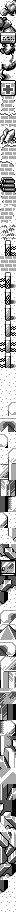

Rendered tile map (Tiled .tmx) drawn with the repository's tilesets; below, a short description and the full map source, tile grids included:
An orthogonal 2x114 tile map with 8x8 px tiles, 1 tile layer (metatiles), 3 tilesets.

<map orientation="orthogonal" renderorder="right-down" tilewidth="8" tileheight="8" width="2" height="114">
	<tileset firstgid="1" tilewidth="8" tileheight="8">
		<image source="../../../gfx/tilesets/image_16_75b0.png" />
	</tileset>
	<tileset firstgid="81" tilewidth="8" tileheight="8">
		<image source="../../../gfx/tilesets/image_16_7aa0.png" />
	</tileset>
	<tileset firstgid="129" tilewidth="8" tileheight="8">
		<image source="../../../gfx/tilesets/image_16_7da0.png" />
	</tileset>
	<layer id="1" name="metatiles" width="2" height="114">
		<data encoding="csv">
2, 4,
3, 5,
6, 8,
7, 9,
10, 12,
11, 13,
14, 16,
15, 17,
18, 20,
19, 21,
22, 24,
23, 25,
26, 28,
27, 29,
30, 32,
31, 33,
34, 36,
35, 37,
38, 40,
39, 41,
42, 43,
41, 44,
45, 47,
46, 48,
49, 51,
50, 52,
53, 55,
54, 56,
57, 59,
58, 60,
61, 63,
62, 64,
41, 41,
41, 41,
65, 67,
66, 68,
61, 67,
62, 68,
61, 70,
69, 71,
61, 72,
69, 73,
65, 72,
74, 75,
65, 70,
74, 71,
76, 78,
77, 79,
81, 82,
81, 82,
82, 83,
82, 84,
85, 87,
86, 88,
89, 82,
90, 82,
82, 91,
82, 92,
93, 95,
94, 96,
97, 99,
98, 100,
101, 102,
101, 103,
104, 82,
105, 82,
82, 106,
82, 107,
108, 110,
109, 111,
112, 114,
113, 115,
116, 118,
117, 119,
120, 82,
121, 82,
83, 85,
84, 86,
122, 124,
123, 125,
87, 89,
88, 90,
91, 93,
92, 94,
95, 97,
96, 98,
126, 128,
127, 129,
99, 101,
100, 101,
102, 104,
103, 105,
106, 108,
130, 131,
110, 133,
132, 134,
135, 137,
136, 138,
139, 116,
140, 141,
118, 120,
142, 143,
144, 145,
107, 109,
146, 147,
111, 148,
149, 151,
150, 117,
152, 153,
119, 121,
120, 76,
121, 77,
78, 78,
79, 79</data>
	</layer>
</map>
